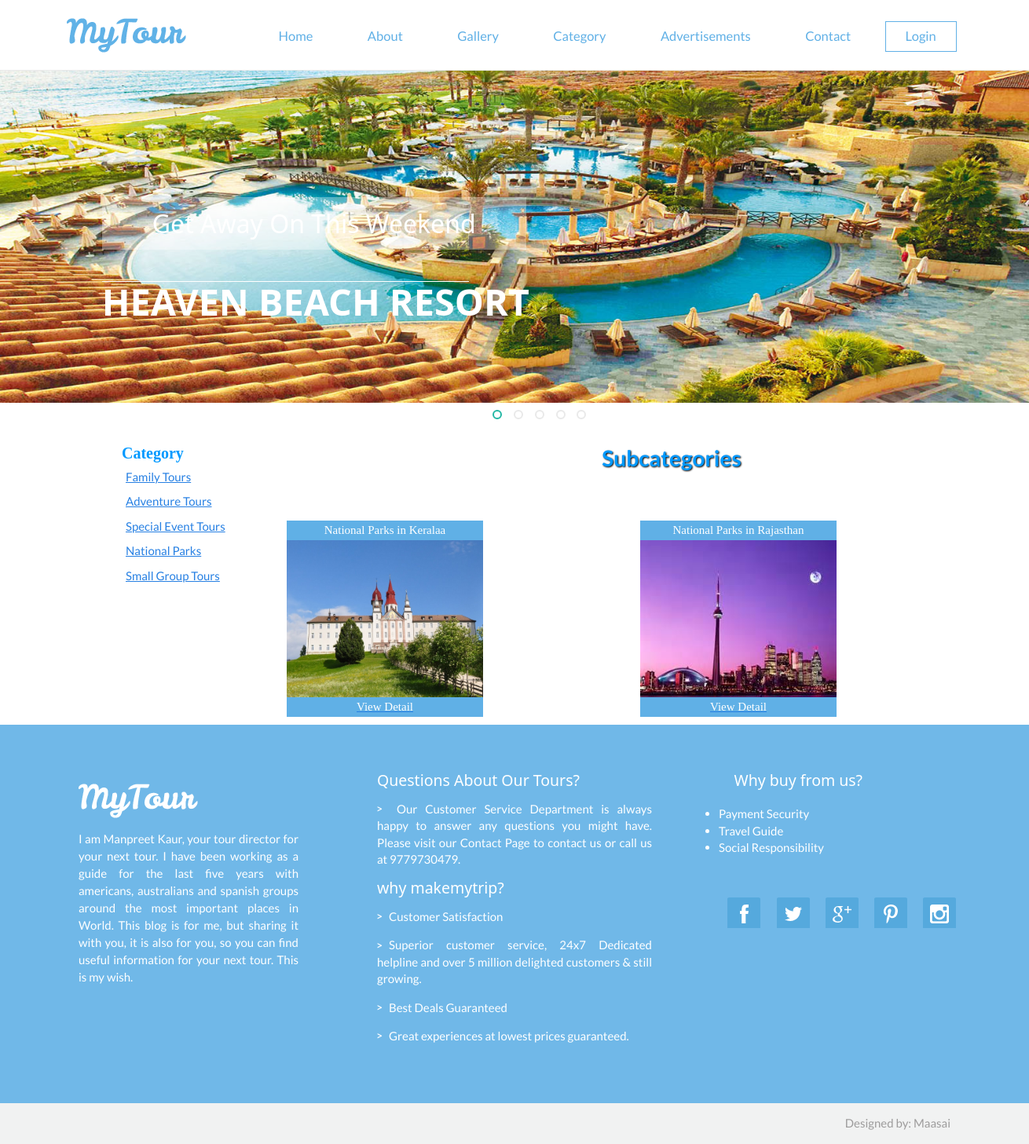
The page /subcat.php?catid=5 on the database its author committed.
### tables this page shows
CREATE TABLE `category` (
  `id` int(100) NOT NULL,
  `name` varchar(2000) NOT NULL,
  `description` text NOT NULL,
  `created` int(11) NOT NULL
);

CREATE TABLE `subcategory` (
  `id` int(11) NOT NULL,
  `name` varchar(50) NOT NULL,
  `catid` int(11) NOT NULL,
  `image` varchar(255) NOT NULL,
  `description` text NOT NULL,
  `created` int(11) NOT NULL
);

### subcat.php (the view, shortened to what this page needs)
<!DOCTYPE html PUBLIC "-//W3C//DTD XHTML 1.0 Transitional//EN" "http://www.w3.org/TR/xhtml1/DTD/xhtml1-transitional.dtd">
<html xmlns="http://www.w3.org/1999/xhtml">
<head>
<link href="stylecss.css" rel='stylesheet' type='text/css'/>
<link href="css/bootstrap.css" rel='stylesheet' type='text/css'/>
<link href="css/style.css" rel="stylesheet" type="text/css" media="all"/>
<link href="css/animate.css" rel="stylesheet" type="text/css" media="all">
</head>
<body>
<?php include('function.php'); ?>
<?php include('top.php'); ?>
<?php include('slider.php'); ?>
<div style="height:50px"></div>
<div style="width:1000px; margin:auto" >
<div style="width:200px; float:left">
<table cellpadding="0" cellspacing="0" width="1000px">
<tr><td style="font-size:20px; font-family:Lucida Calligraphy; color:#09F"><b>Category</b></td></tr>
<?php
$s="select * from category";
$result=mysqli_query($cn,$s);
while($data=mysqli_fetch_array($result))
{
		echo "<tr><td style=' padding:5px;'><a href='subcat.php?catid=$data[0]'>$data[1]</a></td></tr>";
}
?>
</table>
</div>
<div style="width:800px; float:left">
<table cellpadding="0px" cellspacing="0" width="1000px">
<tr><td class="headingText">Subcategories</td></tr>
<tr><td class="paraText" width="900px">
<table cellpadding="0" cellspacing="0" width="900px">
<?php
$s="select * from subcategory where Catid='" .$_GET["catid"] . "'";
$result=mysqli_query($cn,$s);
$n=0;
while($data=mysqli_fetch_array($result))
{
	if($n%3==0)
	{
	?>
<tr>
<?php
	}?>
<td>
<table border="0" width="100px" bordercolor="#FF6666">
<tr><td align="center" style="background-color:#60B0E6; font-family:Lucida Calligraphy; color:#FFF"><?php echo $data[1];?> </td></tr>
<tr><td class="image"><img src="Admin/subcatimages/<?php echo $data[3]; ?>" width="250px" height="200px" /></td></tr><br/><br/>
<tr><td align="center" style="background-color:#60B0E6; font-family:Lucida Calligraphy"><a href="package.php?subcatid=<?php echo $data[0];?>"><font color="#FFFFFF">View Detail</font></a></td></tr>
</table>
</td>
<?php
$n=$n+1;
}
?>
</table>
</td></tr></table>
</div>
</div>
<?php include('bottom.php'); ?>
</body>
</html>

### function.php (shortened to what this page needs)
<!DOCTYPE html PUBLIC "-//W3C//DTD XHTML 1.0 Transitional//EN" "http://www.w3.org/TR/xhtml1/DTD/xhtml1-transitional.dtd">
<html xmlns="http://www.w3.org/1999/xhtml">
<head>
</head>
<body>
</body>
</html>

### top.php (shortened to what this page needs)
<div class="header-top">
  <div class="container">
	 <div class="top-nav">
				<div class="logo">
				<a href="#"><img src="images/logo.png" id="section-1" class="img-responsive" alt=""/></a>
				</div>
				<div class="menu">
				<ul id="nav">
					 <li><a href="index.php#section-1"  onclick="javascript:window.open('index.php#section-1','_self')">                            Home</a></li>
					 <li><a href="index.php#section-2"  onclick="javascript:window.open('index.php#section-2','_self')">                           About</a></li>
					 <li><a href="index.php#section-3"  onclick="javascript:window.open('index.php#section-3','_self')">                             Gallery</a></li>
                      <li><a href="category.php" onclick="javascript:window.open('category.php','_self')">Category</a></li>
					 <li><a href="index.php#section-4"   onclick="javascript:window.open('index.php#section-4','_self')">                            Advertisements</a></li>
					 <li><a href="index.php#section-5"   onclick="javascript:window.open('index.php#section-5','_self')">                              Contact</a></li>
					 <li class="active">
					 <a href="" onclick="javascript:window.open('private/login.php','_self')">                              Login</a></li>
				 </ul>
				 </div>
	 </div>
	  <div class="clearfix"> </div>
 </div>
</div>

### slider.php (shortened to what this page needs)
<!DOCTYPE html PUBLIC "-//W3C//DTD XHTML 1.0 Transitional//EN" "http://www.w3.org/TR/xhtml1/DTD/xhtml1-transitional.dtd">
<html xmlns="http://www.w3.org/1999/xhtml">
<head>
</head>
<body>
			<div id="section-1" class="section">
			    <div id="top" class="callbacks_container">
			      <ul class="rslides" id="slider4">
			        <li>
			          <img src="images/sl1.jpg" alt="">
					  <div class="caption">
			     	  		<div class="header-info">
							<h2><a href="#">Get Away On This Weekend</a></h2>
							<lable></lable>
							<h1><a href="#">HEAVEN BEACH RESORT</a></h1>
							</div>
			          </div>
			        </li>
			      </ul>
			    </div>
				</div>
</body>
</html>

### bottom.php (shortened to what this page needs)
<div class="fotter">
	 <div class="container">
		 <div class="fotter-grids">
			 <div class="col-md-4 fotter-left">
			 <img src="images/fotter-logo.png" alt="">
			 <p style="text-align:justify">I am Manpreet Kaur, your tour director for your next tour. I have been working as a guide for the last five years with americans, australians and spanish groups around the most important places in World. This blog is for me, but sharing it with you, it is also for you, so you can find useful information for your next tour. This is my wish. </p>
			 </div>
			 <div class="col-md-4 fotter-middle">
				 <h3>Questions About Our Tours?</h3>
				 <div class="footer-list">
						<ul>
                        <li style="text-align:justify"><a href="#"><span></span>
Our Customer Service Department is always happy to answer any questions you might have. Please visit our Contact Page to contact us or call us at 9779730479.</a></li></ul> </div>
						<h3>why makemytrip?</h3>
                        <div class="footer-list">
                        <ul>
 <li style="text-align:justify"><a href="#"><span></span>Customer Satisfaction<br/></a></li>
 <li style="text-align:justify"><a href="#"><span></span>Superior customer service, 24x7 Dedicated helpline and over 5 million delighted customers & still growing.<br/></a></li>
<li style="text-align:justify"><a href="#"><span></span>Best Deals Guaranteed<br/></a></li>
<li style="text-align:justify"><a href="#"><span></span>Great experiences at lowest prices guaranteed.<br/></a></li>
</a></li> </ul>
			 </div>
			 </div>
			 <div class="col-md-4 fotter-right" style="padding-left:70px">
			 <h3>Why buy from us?</h3><br/>
              <div class="footer-list">
			  <ul>
              <li style="color:#FFF"><a href="#" style="color:#FFF"><span></span> Payment Security</a></li>
              <li style="color:#FFF"><a href="#" style="color:#FFF"><span></span> Travel Guide</a></li>
              <li style="color:#FFF"><a href="#" style="color:#FFF"><span></span> Social Responsibility</a></li>
               </ul> </div></div>
			 <div class="social-icons">
			 <a href="#"><span class="facebook"> </span></a>
			 <a href="#"><span class="twitter"> </span></a>
			 <a href="#"><span class="googleplus"> </span></a>
			 <a href="#"><span class="pinterest"> </span></a>
			 <a href="#"><span class="instagram"> </span></a>
			 </div>
			 <div class="clearfix"></div>
	     </div>
	 </div>
</div>
<div class="copyright text-right">
<p style="padding-right:100px">Designed by: Maasai</p>
</div>

### stylecss.css (style rules this page uses)
.headingText { font-size:38px; color:#09F; margin:5px; font-weight:bold; text-shadow:1px 1px 2px black;; text-align:center; }
.paraText { line-height:25px; padding:10px; text-align:justify; }
.image { border:#03F; border-image:fill; }

### css/style.css (style rules this page uses)
.headingText { font-size:28px; color:#09F; margin:5px; font-weight:bold; text-shadow:1px 1px 2px black;; text-align:center; }
.paraText { line-height:25px; padding:10px; text-align:justify; }
.image { border:#03F; border:thick:#9C0; }
body { margin:0; padding:0; font-family: 'Lato', sans-serif; -webkit-appearance:none; }
body a { transition:0.5s all; -webkit-transition:0.5s all; -moz-transition:0.5s all; -o-transition:0.5s all; -ms-transition:0.5s all; }
h1,h2,h3,h4,h5,h6 { margin:0; }
p { margin:0; }
ul { margin:0; padding:0; }
.header-top { background:#fff; min-height:32px; padding:1.5em 0; position: fixed; z-index: 9999; width: 100%; clear: both; border-bottom:1px solid rgba(128, 128, 128, 0.17); }
.logo { float:left; }
.top-nav ul { float:right; margin:0.3em 0 0 0; }
.top-nav ul li { display:inline-block; margin: 0 0.5em; }
.top-nav ul li a { color:#60B0E6; text-decoration:none; padding:0.4em 1.5em; display:block; border:1px solid #fff; font-size:1.1em; font-weight:400; }
.top-nav ul li.active a,.top-nav ul li a:hover,#nav .current a { border:1px solid #60B0E6; }
.callbacks_container { position: relative; float: left; width: 100%; }
.callbacks { position: relative; list-style: none; overflow: hidden; width: 100%; padding: 0; margin: 0; }
.callbacks li { position: absolute; width: 100%; left: 0; top: 0; }
.callbacks img { position: relative; z-index: 1; height: auto; border: 0; width: 100%; }
.callbacks .caption { display: block; position: absolute; z-index: 2; font-size: 20px; text-shadow: none; color: #fff; left: 1%; right: 0%; padding: 10px 20px; margin: 0; max-width: none; top: 47%; }
.rslides { position: relative; list-style: none; overflow: hidden; width: 100%; padding: 0; margin: 0; }
.rslides li { -webkit-backface-visibility: hidden; position: absolute; display: none; width: 100%; left: 0; top: 0; }
.rslides li:first-child { position: relative; display: block; float: left; }
.rslides img { height: auto; border: 0; }
.header-info { position: absolute; width: 100%; top: 50%; left: 9%; }
.header-info h2 a { display:inline-block; color:#fff; padding:0.5em 2em; background:rgba(255, 255, 255, 0.32); text-decoration:none; }
.header-info lable { background:#fff; height: 1px; width: 36%; display: block; margin-top:2em }
.header-info h1 a { color:#fff; font-weight:bold; font-size:1.2em; text-decoration:none; }
.container:after { content: "\0020"; display: block; height: 0; clear: both; visibility: hidden; }
.clearfix:before, .clearfix:after, .row:before, .row:after { content: '\0020'; display: block; overflow: hidden; visibility: hidden; width: 0; height: 0; }
.row:after, .clearfix:after { clear: both; }
.row, .clearfix { zoom: 1; }
.fotter { background:#70B8E8; min-height:300px; }
.fotter-grids { padding: 4em 0; }
.fotter-left img { margin-top: 1em; }
.fotter-left p { color:#fff; margin:1em 0; line-height: 22px; width: 80%; }
.fotter-middle h3 { color: #fff; font-size: 1.3em; }
.fotter-middle ul { margin-top:1em; }
.fotter-middle ul li { list-style-type:none; margin-bottom: 1em; }
.fotter-middle ul li a { text-decoration:none; color: #fff; }
.fotter-middle ul li a span { background:url(../images/arow.png) no-repeat; width:10px; height:10px; display:inline-block; vertical-align:middle; margin-right: 5px }
.fotter-right h3 { color: #fff; font-size: 1.3em; margin-left: 1em; }
.social-icons { margin-top:3.5em; }
.social-icons a span { width:44px; height:39px; background:url('../images/social-icons.png') no-repeat 0px 0px; display:inline-block; margin: 0 0.5em; }
.social-icons a span.facebook { background-position: 0px 0px; }
.social-icons a span.twitter { background-position:-63px 0px; }
.social-icons a span.googleplus { background-position:-127px 0px; }
.social-icons a span.pinterest { background-position: -190px 0px; }
.social-icons a span.instagram { background-position:-254px 0px }
.social-icons { float:right; }
.copyright { background:#F1F2F2; min-height:48px; }
.copyright p { color:#9D9C9C; padding:1em 0; }

### rows shown on the page
category: name "Family Tours"
category: name "Adventure Tours"
category: name "Special Event Tours"
category: name "National Parks"
category: name "Small Group Tours"
subcategory: name "National Parks in Keralaa", image (picture)
subcategory: name "National Parks in Rajasthan", image (picture)
